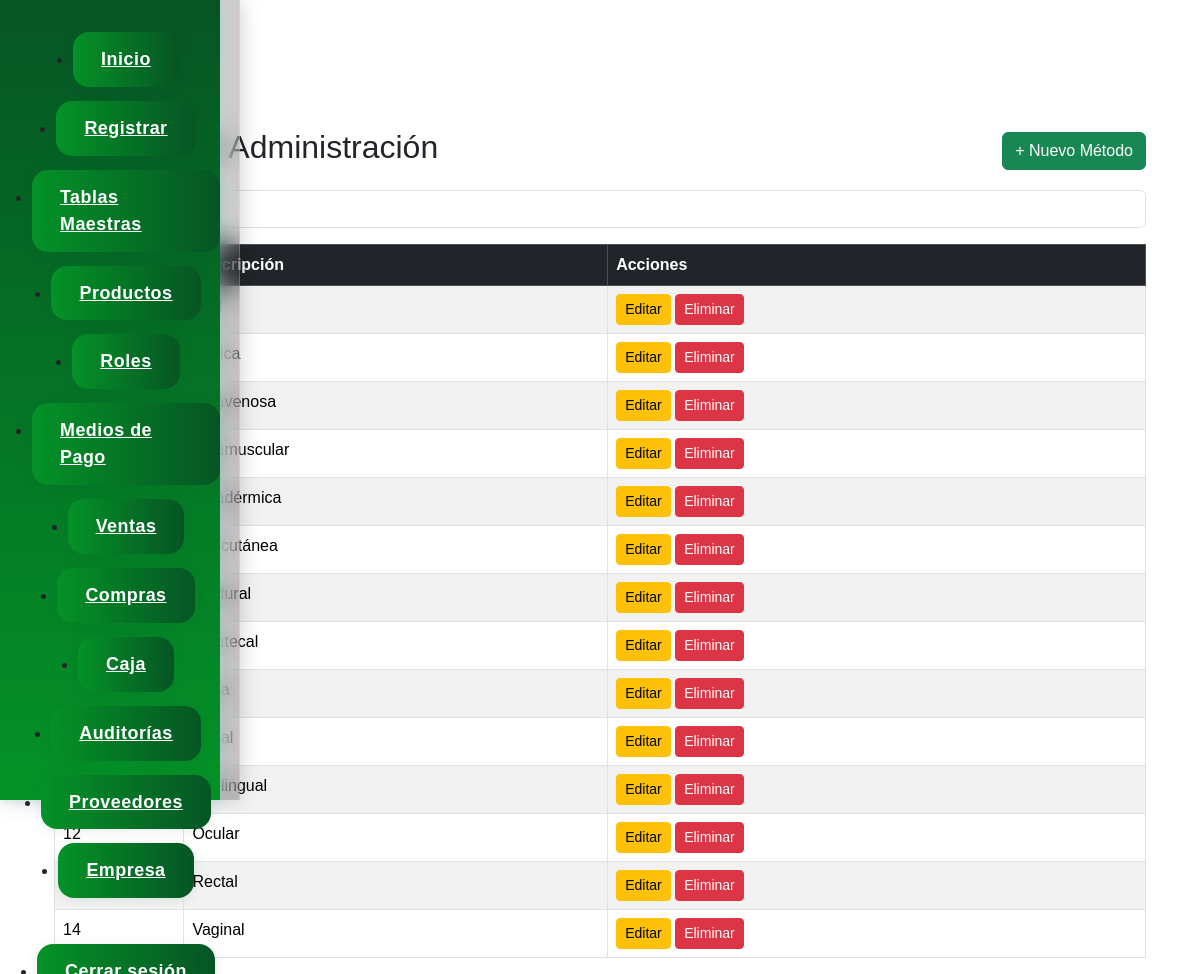
Page /index.php?page=metodo_administracion (signed in) on the committed database.
### tables this page shows
CREATE TABLE metodo_administracion (
    id_metodo_administracion INT NOT NULL AUTO_INCREMENT,
    metodo_administracion_descri VARCHAR(50) NOT NULL,
    PRIMARY KEY (id_metodo_administracion)
);

### controllers/metodo_administracion.controlador.php (called while the page is built, shortened)
<?php
require_once 'models/MetodoAdministracion.php';
class MetodoAdministracionControlador {
    public function index() {
        $metodoModel = new MetodoAdministracion();
        $metodos = $metodoModel->listar();
        require 'views/metodo_administracion.php';
    }
}

### models/conexion.php (called while the page is built, shortened)
<?php
class Conexion {
    private $_con;
    private $servidor;
    private $usuario;
    private $password;
    private $base_datos;
    public function __construct(){
        $dotenv = Dotenv::createImmutable(__DIR__ . '/../');
        $this->servidor = $_ENV['DB_HOST'];
        $this->usuario = $_ENV['DB_USER'];
        $this->password = $_ENV['DB_PASS'];
        $this->base_datos = $_ENV['DB_NAME'];
    }
    public function conectar(){
        $this->_con = new mysqli($this->servidor, $this->usuario, $this->password, $this->base_datos);
    }
    public function consultar($query){
        $resultado = $this->_con->query($query);
        return $resultado;
    }
}
?>

### models/MetodoAdministracion.php (called while the page is built, shortened)
<?php
require_once __DIR__ . '/conexion.php';
class MetodoAdministracion {
    public function listar($busqueda = '') {
        $conexion = new Conexion();
        $where = '';
        $query = "SELECT * FROM metodo_administracion {$where} ORDER BY id_metodo_administracion ASC";
        $resultado = $conexion->consultar($query);
        $metodos = [];
        while ($row = $resultado->fetch_assoc()) {
            $metodos[] = [
                'id_metodo' => $row['id_metodo_administracion'],
                'metodo_descri' => $row['metodo_administracion_descri']
            ];
        }
        return $metodos;
    }
}
?>

### views/metodo_administracion.php (the view, shortened to what this page needs)
<div class="container mt-4">
    <div class="d-flex justify-content-between align-items-center mb-3">
        <h2>Métodos de Administración</h2>
        <a href="index.php?page=metodo_administracion&action=nuevo" class="btn btn-success">+ Nuevo Método</a>
    </div>
    <div class="mb-3">
        <input type="text" id="buscadorMetodo" class="form-control" placeholder="Buscar método...">
    </div>
    <table class="table table-bordered table-striped" id="tablaMetodos">
        <thead class="table-dark">
            <tr>
                <th>ID</th>
                <th>Descripción</th>
                <th>Acciones</th>
            </tr>
        </thead>
        <tbody>
            <?php if(isset($metodos) && count($metodos) > 0): ?>
                <?php foreach($metodos as $metodo): ?>
                    <tr>
                        <td><?= $metodo['id_metodo'] ?></td>
                        <td><?= $metodo['metodo_descri'] ?></td>
                        <td>
                            <a href="index.php?page=metodo_administracion&action=editar&id=<?= $metodo['id_metodo'] ?>" class="btn btn-sm btn-warning">Editar</a>
                            <a href="index.php?page=metodo_administracion&action=eliminar&id=<?= $metodo['id_metodo'] ?>" class="btn btn-sm btn-danger" onclick="return confirm('¿Seguro que deseas eliminar este método?')">Eliminar</a>
                        </td>
                    </tr>
                <?php endforeach; ?>
            <?php else: ?>
                <tr>
                    <td colspan="3" class="text-center">No hay métodos cargados</td>
                </tr>
            <?php endif; ?>
        </tbody>
    </table>
</div>

### styles/signup.css (style rules this page uses)
* { margin: 0; padding: 0; box-sizing: border-box; font-family: 'Arial', sans-serif; }
body { background: white; min-height: 100vh; }

### styles/navbar.css (style rules this page uses)
body, html { margin-left: 220px !important; }
body, html { margin: 0 !important; padding: 0 !important; overflow-x: hidden; min-height: 100vh; box-sizing: border-box; }
body, html, .container, .login-container, .inicio-container, .main-content, .table-responsive, .login-box { margin-top: 0 !important; }
.form-producto-container, .tabla-contenedor, .titulo-listado, .mb-3, .d-flex, .table-producto, .table, .table-responsive, .modal-content { margin-top: 0 !important; }
.container, .login-container, .inicio-container, .main-content, .table-responsive { margin-top: 0 !important; }
.container, .main-content { padding-top: 64px !important; }

### rows in the picture
metodo_administracion: metodo_administracion_descri "Tópica"
metodo_administracion: metodo_administracion_descri "Intravenosa"
metodo_administracion: id_metodo_administracion "4", metodo_administracion_descri "Intramuscular"
metodo_administracion: metodo_administracion_descri "Intradérmica"
metodo_administracion: metodo_administracion_descri "Subcutánea"
metodo_administracion: metodo_administracion_descri "Epidural"
metodo_administracion: metodo_administracion_descri "Intratecal"
metodo_administracion: metodo_administracion_descri "Ótica"
metodo_administracion: id_metodo_administracion "10", metodo_administracion_descri "Nasal"
metodo_administracion: metodo_administracion_descri "Sublingual"
metodo_administracion: id_metodo_administracion "12", metodo_administracion_descri "Ocular"
metodo_administracion: metodo_administracion_descri "Rectal"
metodo_administracion: id_metodo_administracion "14", metodo_administracion_descri "Vaginal"
